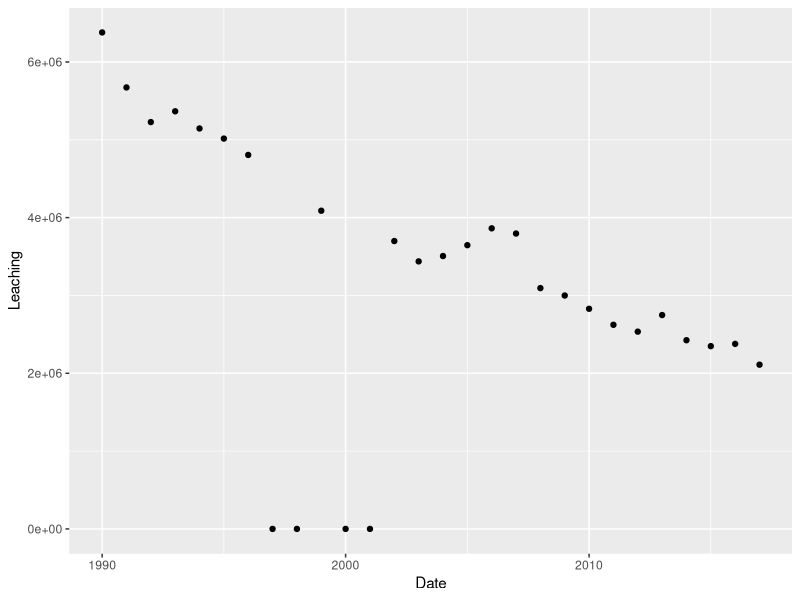
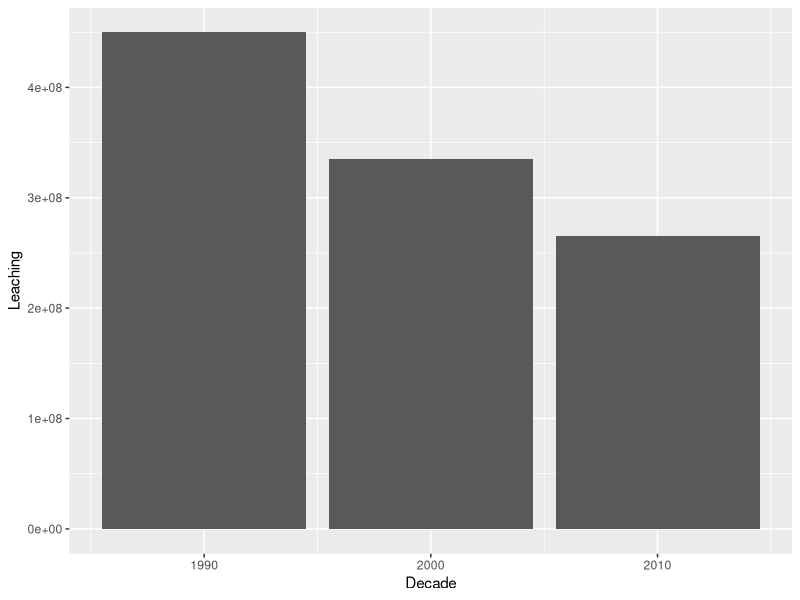
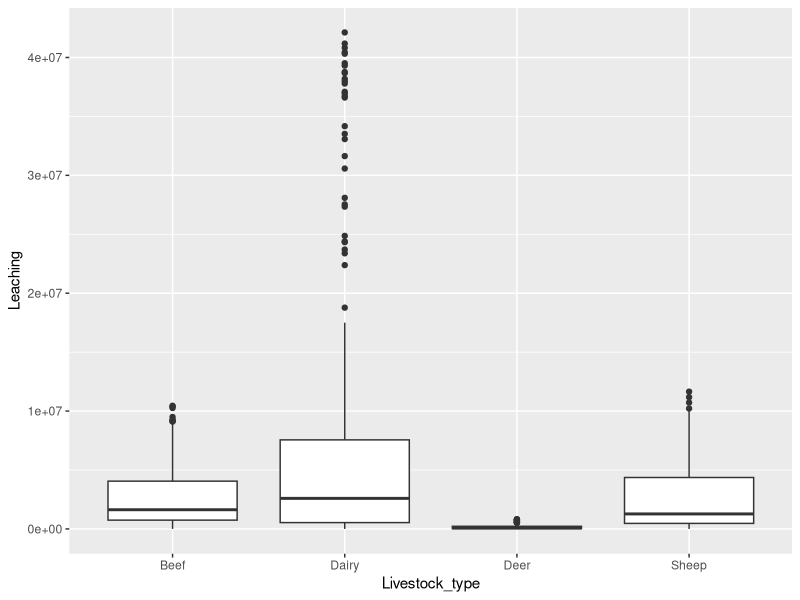

Recreate these plots in R, in order.
library(tidyverse)

nitrate_leaching <- read_csv("nitrate-leaching-from-livestock-time-series-19902017-raw-data.csv")
nitrate_leaching

#1 Import the data at call it nitrate_leaching AND 
#     rename the columns to Region, Livestock_type, Date, Leaching.
nitrate_leaching <- read_csv("nitrate-leaching-from-livestock-time-series-19902017-raw-data.csv")
nitrate_leaching

nitrate_leaching <- nitrate_leaching %>% 
  rename(Region = `Region`,
         Livestock_type = `Livestock type`,
         Date = `Date`,
         Leaching = `Nitrate-N leached kg/yr`)

#2) Evaluate the unique values for livestock type. Choose one type and one region and plot it over time.
nitrate_leaching %>% distinct(Livestock_type)
nitrate_leaching %>% distinct(Region)

nitrate_leaching %>% 
  filter(Region == "Waikato",
         Livestock_type == "Sheep") %>% 
  ggplot(mapping = aes(x = Date, y = Leaching)) +
  geom_point()

#3) Create 2 new columns, one for decade and one for century
nitrate_leaching <-  nitrate_leaching %>% 
  mutate(Decade = (Date %/% 10) * 10,
         Century = (Date %/% 100) * 100)

#4) Use a plot or table to determin total leaching for your chosen stock class in each decade
nitrate_leaching %>% 
  select(Decade, Leaching, Livestock_type) %>%
  filter(Livestock_type == "Sheep") %>% 
  ggplot(mapping = aes(x = Decade, y = Leaching)) +
  geom_col()

#5) Find the year with the highest and lowest leaching per stock class in your choosen region
nitrate_leaching %>% 
  filter(Region == "Waikato") %>% 
  group_by(Livestock_type) %>% 
  summarise(
    count = n(),
    min_leaching = min(Leaching),
    max_leaching = max(Leaching)
  )

# Alternatively multiple of these, or the following box plot
nitrate_leaching %>%
  filter(Livestock_type == "Dairy") %>% 
  arrange(desc(Leaching))

# Box plot alternative
nitrate_leaching %>% 
  group_by(Livestock_type) %>% 
  ggplot(mapping = aes(x = Livestock_type, y = Leaching)) +
  geom_boxplot()
  
  #6) State the hypothesis in your script using a comment (“#”). Now test
#your hypothesis in R. Leave another comment explaining what your did/tried to do and whether your
# exploration indicates your hypothesis is correct or not.
#Answer will depend on your hypothesis, see feedback in Moodle 
